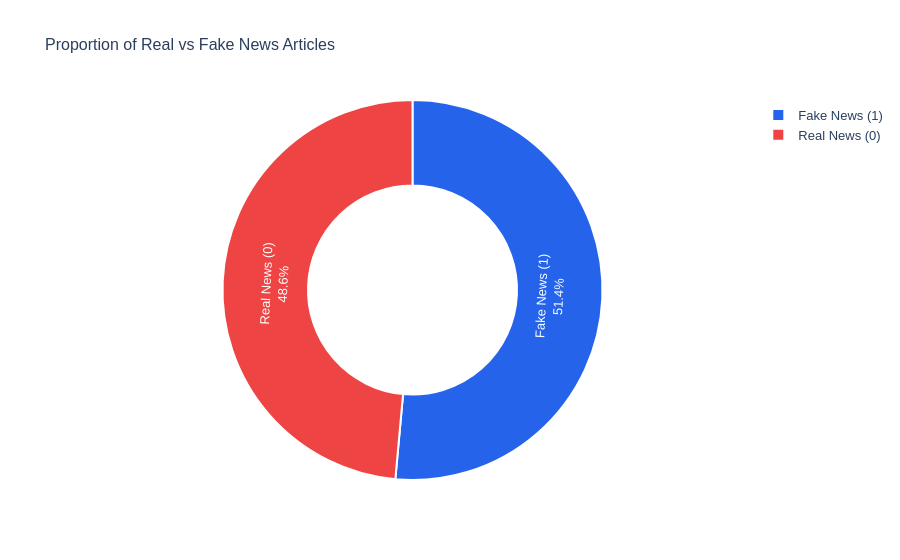

Notebook code for this chart:
### Code cell
# 2. Interactive Pie / Donut Chart
label_counts = df['label'].value_counts()
label_names = ['Real News (0)' if idx == 0 else 'Fake News (1)' for idx in label_counts.index]

fig = px.pie(
    names=label_names,
    values=label_counts.values,
    hole=0.55,
    title="Proportion of Real vs Fake News Articles",
    color_discrete_sequence=['#2563eb', '#ef4444']
)
fig.update_traces(textposition='inside', textinfo='percent+label', marker=dict(line=dict(color='#ffffff', width=2)))
fig.update_layout(title_font_size=16, font=dict(family='Arial', size=13))
fig.show()

### Figure 1 — Plotly figure (JSON) as saved in the notebook; plotly's stock layout.template omitted (floating-point values rounded to 4 significant figures)
{"data": [{"domain": {"x": [0, 1], "y": [0, 1]}, "hole": 0.55, "hovertemplate": "label=%{label}<br>value=%{value}<extra></extra>", "labels": ["Fake News (1)", "Real News (0)"], "legendgroup": "", "marker": {"line": {"color": "#ffffff", "width": 2}}, "name": "", "showlegend": true, "textinfo": "percent+label", "textposition": "inside", "type": "pie", "values": [37106, 35028]}], "layout": {"font": {"family": "Arial", "size": 13}, "legend": {"tracegroupgap": 0}, "piecolorway": ["#2563eb", "#ef4444"], "title": {"font": {"size": 16}, "text": "Proportion of Real vs Fake News Articles"}}}
